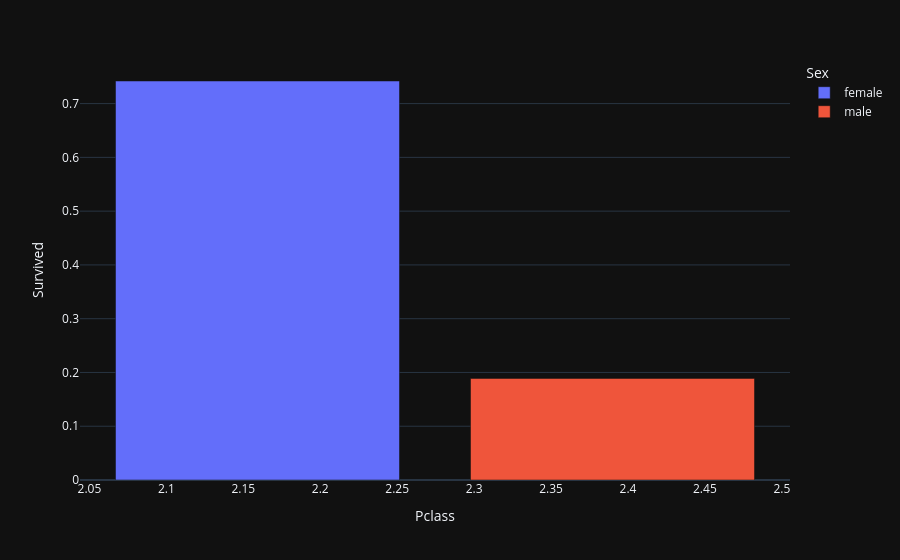

Write notebook code for a chart like this one.
### Code cell
b_class=data.groupby("Sex")[["Survived","Pclass"]].mean().reset_index()
fig=px.bar(b_class,x="Pclass",y="Survived",color="Sex")
fig.show()

### Figure 1 — Plotly figure (JSON) as saved in the notebook; plotly's stock layout.template omitted (floating-point values rounded to 4 significant figures)
{"data": [{"hovertemplate": "Sex=female<br>Pclass=%{x}<br>Survived=%{y}<extra></extra>", "legendgroup": "female", "marker": {"color": "#636efa", "pattern": {"shape": ""}}, "name": "female", "orientation": "v", "showlegend": true, "textposition": "auto", "x": [2.159], "xaxis": "x", "y": [0.742], "yaxis": "y", "type": "bar"}, {"hovertemplate": "Sex=male<br>Pclass=%{x}<br>Survived=%{y}<extra></extra>", "legendgroup": "male", "marker": {"color": "#EF553B", "pattern": {"shape": ""}}, "name": "male", "orientation": "v", "showlegend": true, "textposition": "auto", "x": [2.39], "xaxis": "x", "y": [0.1889], "yaxis": "y", "type": "bar"}], "layout": {"xaxis": {"anchor": "y", "domain": [0.0, 1.0], "title": {"text": "Pclass"}}, "yaxis": {"anchor": "x", "domain": [0.0, 1.0], "title": {"text": "Survived"}}, "legend": {"title": {"text": "Sex"}, "tracegroupgap": 0}, "margin": {"t": 60}, "barmode": "relative"}}
